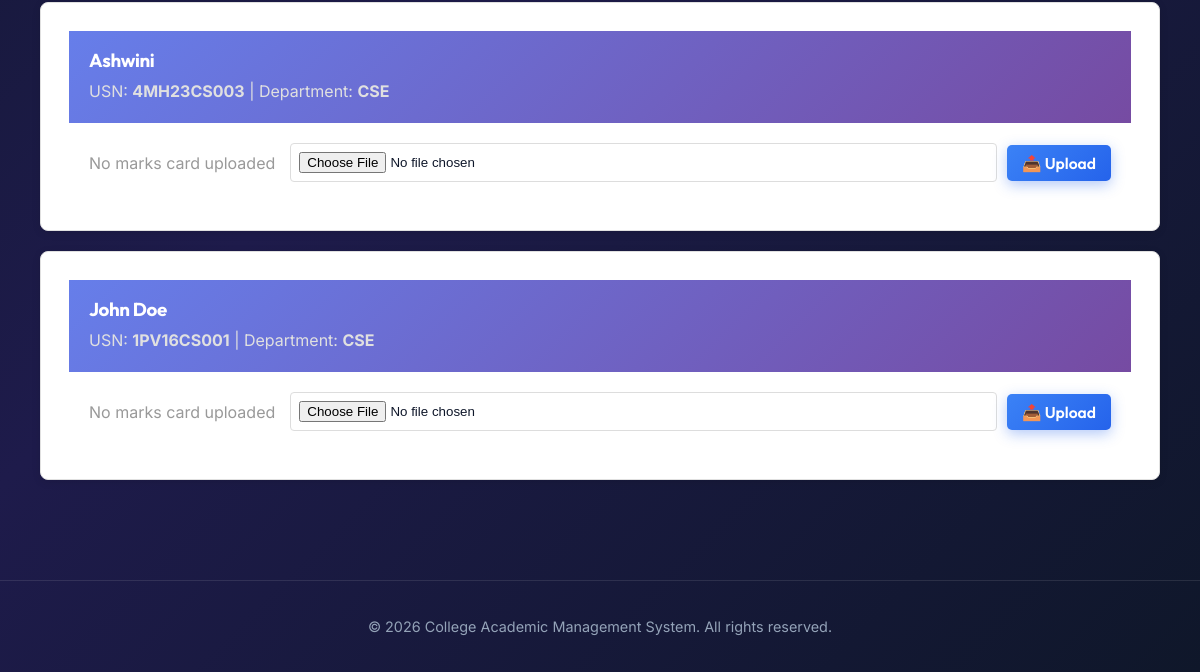
The app's page /admin/marks-cards (signed in, lower part), older data.
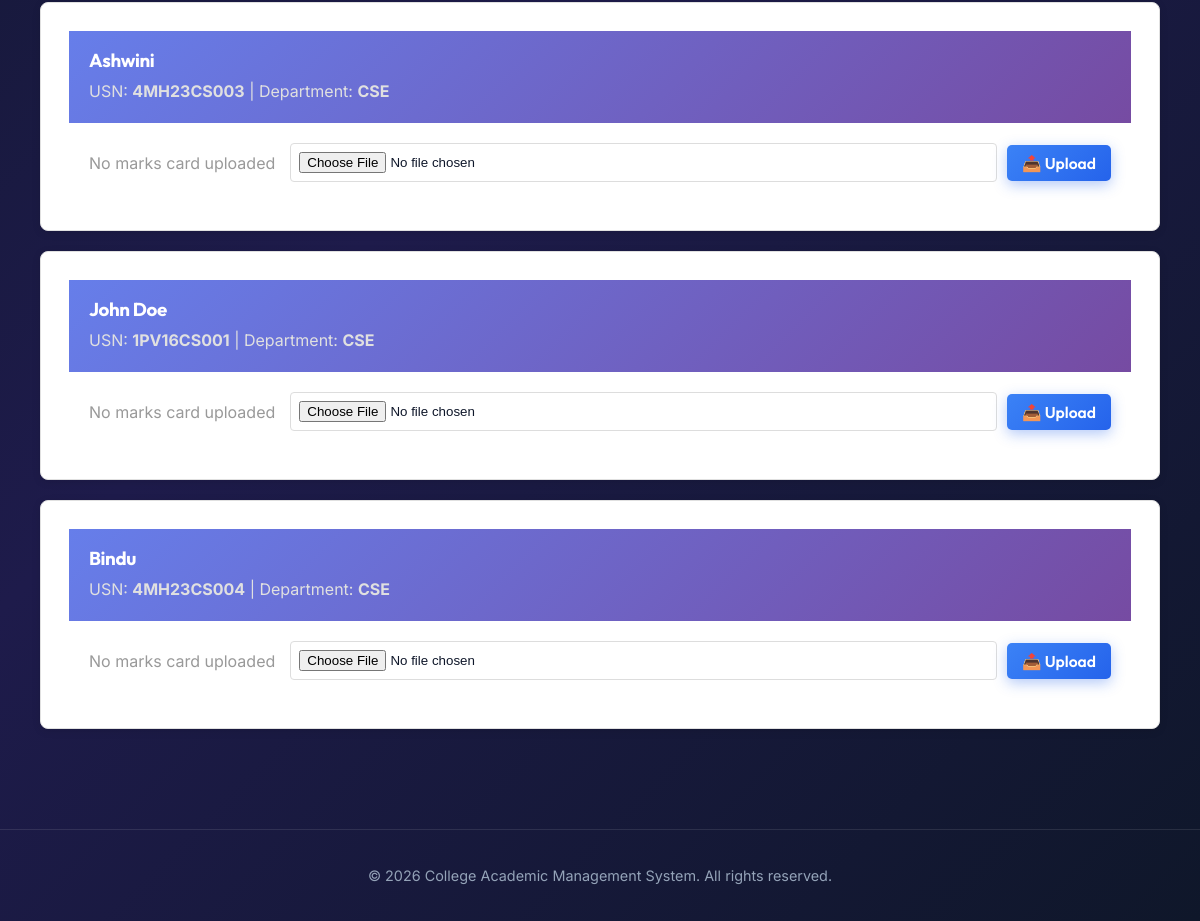
The same page, newer data.
### backend/app.py (models this page shows)
class Student(db.Model):
    id = db.Column(db.Integer, primary_key=True)
    usn = db.Column(db.String(50), unique=True, nullable=False)
    name = db.Column(db.String(200), nullable=False)
    dept = db.Column(db.String(100), nullable=True)
    semester = db.Column(db.Integer, nullable=True)

### backend/app.py (the view)
@app.route('/admin/marks-cards')
@login_required
@role_required('Admin')
def admin_marks_cards():
    students = Student.query.all()
    marks_cards = MarksCard.query.all()
    student_cards = {card.student_id: card for card in marks_cards}
    return render_template('admin_marks_cards.html', students=students, student_cards=student_cards)

### backend/app.py (called while the page is built)
@app.context_processor
def inject_user():
    return dict(user=current_user)

def role_required(*roles):
    def decorator(f):
        @wraps(f)
        def decorated_function(*args, **kwargs):
            if not current_user.is_authenticated:
                return login_manager.unauthorized()
            if current_user.role not in roles:
                flash('Access denied: insufficient permissions', 'danger')
                return redirect(url_for('dashboard'))
            return f(*args, **kwargs)
        return decorated_function
    return decorator

@login_manager.user_loader
def load_user(user_id):
    return User.query.get(int(user_id))

### frontend/templates/admin_marks_cards.html (shortened to what this page needs)
{% extends 'base.html' %}
{% block content %}
<div class="container">
  <div class="marks-cards-list" style="margin-top: 30px;">
    {% if students %}
      {% for student in students %}
        <div class="card" style="margin-bottom: 20px; border: 1px solid #e0e0e0; border-radius: 8px; overflow: hidden;">
          <div class="card-header" style="background: linear-gradient(135deg, #667eea 0%, #764ba2 100%); color: white; padding: 15px 20px;">
            <div style="display: flex; justify-content: space-between; align-items: center;">
              <div>
                <h3 style="margin: 0; color: white;">{{ student.name }}</h3>
                <p style="margin: 5px 0; color: #e0e0e0;">USN: <strong>{{ student.usn }}</strong> | Department: <strong>{{ student.dept or 'N/A' }}</strong></p>
              </div>
            </div>
          </div>
          <div class="card-body" style="padding: 20px;">
            <div style="display: flex; justify-content: space-between; align-items: center; flex-wrap: wrap; gap: 15px;">
              <div>
                {% if student_cards.get(student.id) %}
                  <p style="color: #666; margin: 0 0 10px 0;">
                    <span style="color: #28a745; font-weight: bold;">✓ Card Uploaded</span>
                    <br>
                    <small style="color: #999;">Date: {{ student_cards[student.id].upload_date or 'N/A' }}</small>
                  </p>
                  <a href="{{ student_cards[student.id].file_path }}" class="btn btn-info" download style="display: inline-block; padding: 8px 15px; background-color: #17a2b8; color: white; border-radius: 5px; text-decoration: none; margin-right: 10px;">📥 Download</a>
                  <form method="post" action="/admin/marks-cards/delete/{{ student_cards[student.id].id }}" style="display: inline-block;">
                    <button type="submit" class="btn btn-danger" style="padding: 8px 15px; background-color: #dc3545; color: white; border: none; border-radius: 5px; cursor: pointer;" onclick="return confirm('Are you sure you want to delete this marks card?');">🗑️ Delete</button>
                  </form>
                {% else %}
                  <p style="color: #999; margin: 0;">No marks card uploaded</p>
                {% endif %}
              </div>
              <div style="flex: 1; min-width: 300px;">
                <form method="post" enctype="multipart/form-data" action="/admin/marks-cards/upload/{{ student.id }}" style="display: flex; gap: 10px; align-items: center;">
                  <input type="file" name="file" required style="flex: 1; padding: 8px; border: 1px solid #ddd; border-radius: 4px;" accept=".pdf,.jpg,.jpeg,.png,.doc,.docx">
                  <button type="submit" class="btn btn-primary" style="padding: 8px 15px; background-color: #0066cc; color: white; border: none; border-radius: 5px; cursor: pointer; white-space: nowrap;">📤 Upload</button>
                </form>
              </div>
            </div>
          </div>
        </div>
      {% endfor %}
    {% else %}
      <div class="alert alert-info" style="color: #0066cc; padding: 20px; border-radius: 8px; background-color: #e7f3ff;">
        No students found in the system.
      </div>
    {% endif %}
  </div>
</div>
{% endblock %}

Row changes from the older to the newer data that the page shows:
added Student: name "Bindu", usn "4MH23CS004", dept "CSE", shows "No marks card uploaded"
